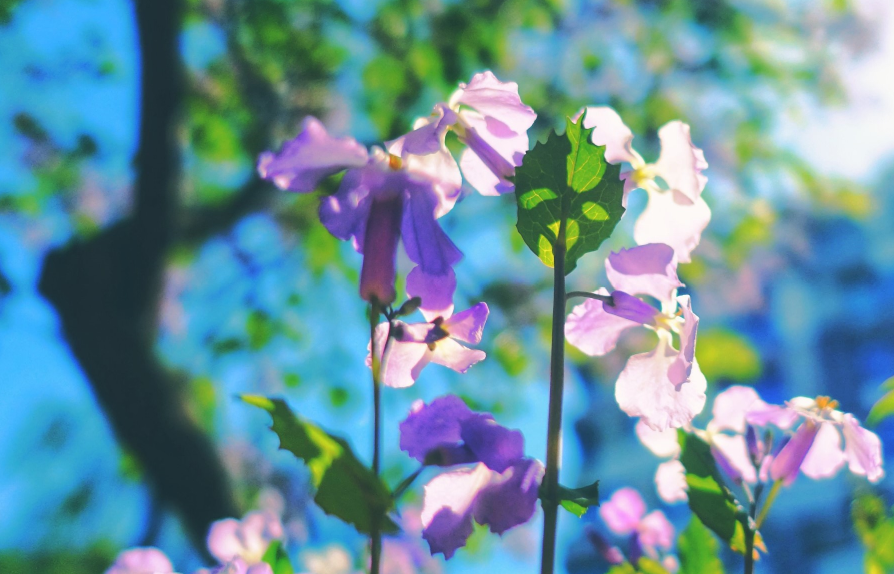
#> input picture opencv_some/flower.png, 1788 x 1148 px (shown at 1/2 size)
$ python circle_extract.py
#> lines starting #> are read from the running program, lines starting #| are printed output that depends on the picture
import cv2
import numpy as np

def circle_extract(dict_circle, img):
    """
    para:
        1. dict_circle = {"center": (0, 0), "radius": 0}
        2. img: np.ndarray
    """
    center = dict_circle["center"]
    radius = dict_circle["radius"]
    x, y = center
    x1, x2, y1, y2 = x-radius, x+radius, y-radius, y+radius

    row, col, channel = img.shape

    # img_new = np.zeros((row, col, 4), np.uint8) # 透明度
    # img_new[:,:,0:3] = img[:,:,0:3]

    img_circle = np.zeros((row, col, 1), np.uint8) # 单通道图
    img_circle[:,:,:] = 0 # 全透明
    img_circle = cv2.circle(img_circle, center, radius, (1), -1) # 圆形区域不透明

    # 融合
    img_new = img[y1:y2, x1:x2] * img_circle[y1:y2, x1:x2]
    return img_new


if __name__ == "__main__":
    # import os
    # home = os.environ.get("HOME")
    # path = os.path.join(home, "Downloads", "bird_img", "1654590155.975295.png")

    path = "flower.png"
    img = cv2.imread(path)
#> img is the input picture: shape (1148, 1788, 3); mean B, G, R 158.1, 144.4, 103.8

    for i in range(100, 1300, 20):
        dict_circle = {"center": (i, 200), "radius": 100}
        img_new = circle_extract(dict_circle, img)

        cv2.imshow(f"flower circle", img_new)
        if cv2.waitKey(50) == ord('q'):
            break
#> this loop made 1 pass; (key q is pressed on pass 1)
#> pass 1, in circle_extract, `img_new = img[y1:y2, x1:x2] * img_circle[y1:y2, x1:x2]`:
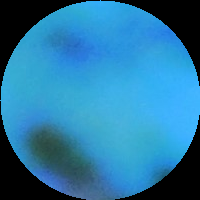
#> img_new: shape (200, 200, 3); mean B, G, R 162.5, 119.9, 40.4
    cv2.destroyAllWindows()

$ run again, with opencv_some/apple.png copied over opencv_some/flower.png
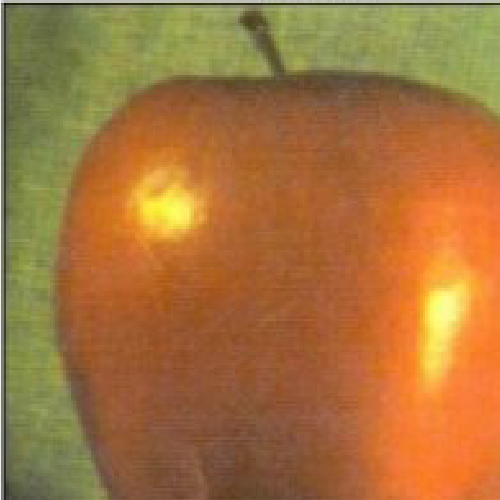
#> input picture opencv_some/apple.png, 500 x 500 px
#> img is the input picture: shape (500, 500, 3); mean B, G, R 60.9, 115.7, 165.6
#> the loop `for i in range(100, 1300, 20):` made 1 pass; (key q is pressed on pass 1)
#> pass 1, in circle_extract, `img_new = img[y1:y2, x1:x2] * img_circle[y1:y2, x1:x2]`:
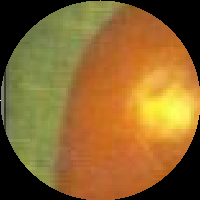
#> img_new: shape (200, 200, 3); mean B, G, R 45.1, 101.3, 137.9

$ run again, with opencv_some/dave_num.png copied over opencv_some/flower.png
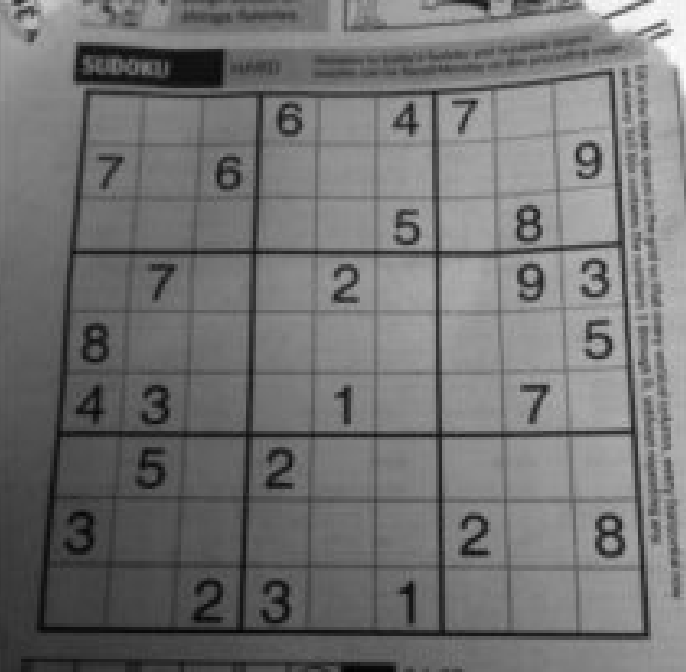
#> input picture opencv_some/dave_num.png, 686 x 672 px
#> img is the input picture: shape (672, 686, 3); min 2, max 255, mean 114.2
#> the loop `for i in range(100, 1300, 20):` made 1 pass; (key q is pressed on pass 1)
#> pass 1, in circle_extract, `img_new = img[y1:y2, x1:x2] * img_circle[y1:y2, x1:x2]`:
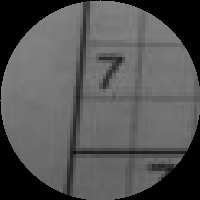
#> img_new: shape (200, 200, 3); min 0, max 131, mean 84.4
